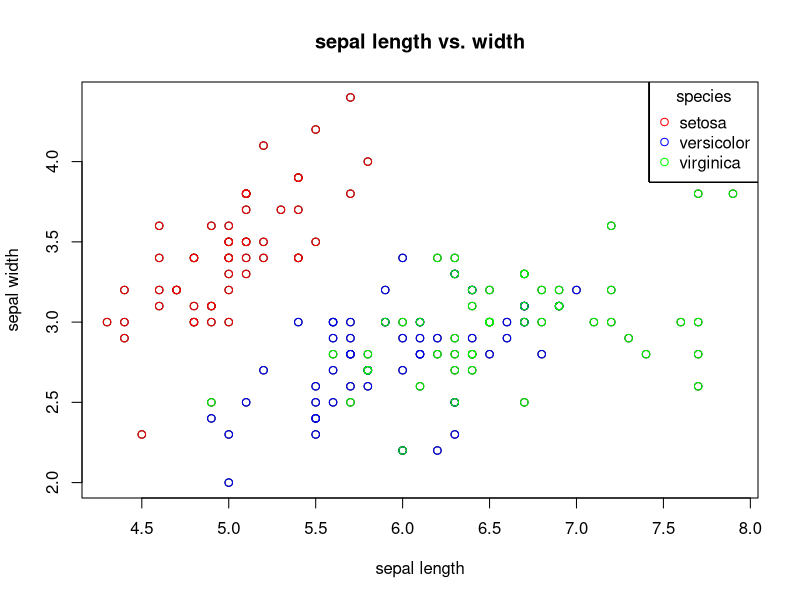

Reproduce this figure in R.
#===============================================================================
# ◯。°。°。°。°。°。°。°。°。°。°。° LOOPS 。°。°。°。°。°。°。°。°。°。°。°◯
#===============================================================================


# Loops, quite simply, loop! When a loop is run in R (or even other programming
# languages!) a block of code is run again and again, often until a specified 
# condition is met. Each time the code within a loop is run, it is referred to as 
# an iteration.

# Loops are useful for quickly performing mundane tasks that would otherwise 
# require manual completion. 

# Different loops are useful for different scenarios. Using loops successfully 
# requires recognizing when to use different loops types. Throughout this
# assignment, we will cover three major types of loops in R: "For Loops", "While
# Loops" and "Repeat Loops". 

# For Loops: A for loop repeats a given task for defined number of times.

# While Loops: A while loop keeps repeating a block of code until a certain
# logical parameter is met. Example: While x is less than 3, perform action y.

# Repeat Loops: Similar to while loop but requires a break, or stop to prevent
# the loop from running forever. Example: Until 10 iterations, perform action y. 

#===============================================================================
# For Loops 
#===============================================================================

### Description:

# A For Loop applies a set of operations over a collection of objects (list, vector, matrix, or data frame)
# repeated a defined number of times. The number of iterations are known in advance. 

### Example:
# Create a vector of numbers 1 through 5, and
# then use a for loop to iterate through each number in the vector and print it to the console. 
# The loop variable i takes on the values 1, 2, 3, 4, and 5, and the print() function is called with each value of i.

# create a vector of numbers
numbers <- c(1, 2, 3, 4, 5)

# create a for loop that prints each number in the vector
for (i in numbers) {
  print(i)
}

# For loops can iterate over a sequence of numbers, in the following example,
# from 1 to 100 and calculates the sum of the numbers. 
# The loop variable i takes on the values 1, 2, 3, ..., 100, and the sum variable is updated on each iteration.

sum <- 0
for (i in 1:100) {
  sum <- sum + i
}
print(sum)


### TASK: 

# ✿¸.•´*¨`*•✿ Let's look at some flowers! ✿•*`¨*`•.¸✿

# 1) Load in the "iris" data set built into R. 
# Name the data frame "iris_loop"
data("iris")
iris_loop <- iris

# 2) Set up your For Loop with the parameters to
# use any integer from 1 through the number of columns
# within the data frame (ncol function may be of some assistance)
for (i in 1:ncol(iris_loop)) {}

# 3) Within curly brackets, set the following logical conditions under an "if" function:
#     
#     a) Make it so the function returns a "TRUE" statement if certain
# conditions which we will later establish are met (Grapple with the grepl() function)

#     b) Select the columns within the "iris_loop" data frame and all integers separated by a comma 
# (HINT: [,i] will be the best way to do this)
# pick width or length column

#     c) Subset another curly bracket pair within the if condition.
#  Inside this secondary curly bracket, set up a logical condition: 
#  1000+separated integers. Make sure this condition is saved back into the "iris_loop" data frame with a "<-"
for (i in 1:ncol(iris_loop)) {
  if(grepl("Width", colnames(iris_loop)[i])){
    iris_loop[ ,i] <- 1000+iris_loop[ ,i]
    }
}

# 4) Make sure to close out all curly brackets to complete the loop.

# Question: What happens if you change the "1000+" to "50+"?
## it adds 50 to the values in the width columns.

#===============================================================================
# While Loops
#===============================================================================


### Description :
# A while loop is a control flow statement that allows you to repeatedly execute a block of code as long as a certain condition is met.
# The condition is a logical expression that is evaluated before each iteration of the loop. If the condition is TRUE, 
# the code inside the loop is executed, and then the condition is evaluated again. This process continues until the condition becomes FALSE, 
# at which point the loop terminates and execution continues with the code following the loop.


###Next within Loops:
# Within loops, especially While Loops, if you wish to skip a current variable and go onto the next
# iteration, you can use the "next" argument within the function. This can be helpful 
# in ignoring variables that would be messy, useless, and overall just unwanted (:,( poor variable)) 
# Consider the following example:
x<-20     # Here we set the length of our variable. 
while (x) {x <- x - 1 # We set our conditions in which x will be equal to x-1
if (x%%2 != 0) # A further condition is set in which x is divided by 2 if not equal to 0
  next # This tells the while loop to skip any numbers after our conditions set above
print(x)} # This prints x after it has gone through the loop

### QUESTION: Why do we have the argument !=0? What would occur if we changed it to !=1? 
# Go ahead and give it a try:
x<-20  
while (x) {x <- x - 1 
if (x%%2 != 1) 
  next 
print(x)}
## it printed all of the odd numbers up to 20 (obviously not including 20 since that's even)

### Example 1 of While Loops:

# Let's try an example with numbers!

x <- 1 # Stores 1 in the x variable.
while (x < 6) { # Start of the while loop. While x is less than 6, perform some action.
  print(x) #In this case, our action is printing x
  x = x+1 # Adds one to x each loop.
}

### Example 2 of While Loops:

# We can use this to label samples

# Let's build a sample data frame.
Samples_Without_ID <- c("Frog", "Cool Frog", "The Coolest Frog","Cute Frog", "Very Cute Frog", "Strong Frog", "Very Strong Frog")
Samples_Without_ID1 <- data.frame(samples = Samples_Without_ID)  #Stores as a data frame.

# Creates length 7 character vector. 
SampleID <- character(7)

x <- 0 # stores 0 into a variable called x.
while (x < 7) { # Creates a while loop that is valid while x is less than 7.
  x <- x + 1 # Adds 1 to the value of x for each iteration of the while loop.
  SampleID[x] <- paste("Sample#", x, sep = "") # Pastes together the character "Sample#" with the variable x.
  # This gives an outputs of "Sample1, Sample2, Sample3, etc.)
}

SampleID <- data.frame(SampleID) #Stores as a data frame.

View(SampleID) # Let's check it out!

# Great! Now we want to label our frogs in the Samples_Without_ID1 data frame.  

Samples_With_Label <- cbind(SampleID, Samples_Without_ID1)


### TASK:
# Create a while loop which pastes whole numbers from 1 to 10, but exclude printing 3 using the next function.
# output should look like this: 1, 2, 4, 5, 6, 7, 8, 9, 10
x <- 0
while (x<10){
  x <- x+1
  if(x==3)
    next
  print(x)
}

#===============================================================================
#Repeat Loops
#===============================================================================

###Description: 
# If we have a large multidimensional data frame and would like to repeat a block of code 
# over and over again across this data frame, it would be best to use a Repeat loop.
# A repeat loop will continuously execute a block of code and logical conditions over a data frame.
# If the logical conditions return "FALSE", the block of code will continue to be repeated 
# over the entire data frame. No output will be given for a "FALSE" return.
# If the logical conditions return "TRUE", an output will be given.
# However, unlike most other loops, even if a "TRUE" condition is met, the repeat loop will not 
# end, and continue to iterate over and over across the data frame.
# The only way for the Repeat loop to end is by giving it a BREAK condition.

### Question: Based on the description above and the description of While loops. 
# How do Repeat and While loops differ? When might it be best to use one rather than the other?
## While loops end when it a FALSE condition is met, Repeat loops just keep going. A repeat loop would be better for a dataset that you want to run the loop for entirely and you don't care about FALSE conditions. A while loop might be better if you know when you want it to stop and you can assign that to a FALSE condition.

### Breaks:
#The Break statement is a way to stop a loop from running before it has finished all its iterations. When the break statement is encountered within a repeat loop, the loop stops running immediately, and the program moves on to the next line of code after the loop. This can be useful if you want to stop a loop based on a certain condition, without having to wait for it to finish all its iterations.

### Example of Repeat Loops: 

# Basic example of Repeat Loop with a conditional break. 
# Without the break statement, repeat loops would continue indefinitely.
i <- 1
repeat {
  print(paste("Loop", i))
  if (i == 3) {
    break
  }
  i <- i + 1
}


# Example of using a repeat loop for 'data processing' and conditional break.
# In this example we will increase the salary of each individual in the dataset
# and store the processed data in a new dataset.

# First let's create a data frame with columns 'ID', 'Name', 'Age', 'Gender', and 'Salary'
my_data <- data.frame(
  ID = c(1, 2, 3, 4, 5),
  Name = c("John", "Alice", "Bob", "Eve", "Charlie"),
  Age = c(25, 32, 28, 40, 36),
  Gender = c("M", "F", "M", "F", "M"),
  Salary = c(50000, 60000, 55000, 70000, 65000)
)

# Create a counter to keep track of iterations
i <- 1
# Create a blank dataframe. This allows us to reset the dataframe everytime the loop is ran.
processed_data <- data.frame()

# Repeat loop for processing each row of the dataset
repeat {
  row <- my_data[i, ] # Get the row at the current iteration
  processed_row <- list(  # Perform some data processing on the row
    ID = row$ID,
    Name = paste("Processed:", row$Name),
    Age = row$Age,
    Gender = ifelse(row$Gender == "M", "Male", "Female"),
    Salary = row$Salary * 1.1 # Add a 10% salary increase
  )
  processed_data <- rbind(processed_data, processed_row) # Append the processed row to the processed_data  data frame
  i <- i + 1 # Increase the counter
  if (i > nrow(my_data) || processed_row$Salary > 100000) { 
    break  # Exit the loop when all rows have been processed or when the salary exceeds 100,000 (arbitrary)
  }}

### TASK:

# Let's try it on your own!

# Create a repeat loop that does the following: 
#1) Stores 1 in the variable y.
#2) prints y for iteration of the loop. 
#3) Increase y by .7 each iteration. 
#4) Set a break to terminate the loop when y is greater than 14
#5) Print "Y is big now!" when Y is greater than 14. 
y <- 1
repeat{
  print(y)
  if(y>14)
    print("Y is big now!")
  if(y>14){
    break}
  y=y*1.7
}


#===============================================================================
#Final: Nested Loops within For Loops
#===============================================================================


# Description of nested loops
# Earlier in the course, we used nested ifelse functions. A nested ifelse function is just
#an ifelse function INSIDE another ifelse function. The same goes for nested loops!

#In a nested loop, we have a loop INSIDE another loop! 

#Nested loops are often used for multideminsion data and allow for more precise
#control of your data. 


### Example of Nested loops:
# While any kind of loop can be nested within other loops, it will be easiest to look at the same two loops nested within each other. Nested loops allow us to look at multidimensional information. 
# A visualization of a real life nested loop would be an analogue clock.
# In this analogy, our outer loop of the clock would be the short hand, which tells the hour..
# Nested within this outer loop is the inner loop, the long hand of the clock, which tells the minute.
# Here's how we would accomplish this in R:


for (s in 1:12){  # Here we set up our outer loop as "s" to represent our short hand, so this will contain any variable between 1-12 since most analogue clocks use standard time.
  for (l in 01:59) # Now we add in a nested, inner logical condition, which creates a second value "l" for the long hand. This hand will represent our minutes
  {print(paste("The short hand is",s,"And the long hand", l))} # Now we want to print our variables, but paste them together when printed
} # Close the loops




### TASK:

# ✿¸.•´*¨`*•✿ More Flowers!✿•*`¨*`•.¸✿

# Now that we know how nested loops work, lets use our knowledge to create a graph that utilizes this new skill.
#We are going to create a scatterplot using the iris dataset, of sepal length vs. sepal width, with each point colored according to its species (setosa in red, versicolor in blue, and virginica in green). The nested loops are going to be used to loop over each species in the dataset, and then over each observation within that species to plot the points with the appropriate color.

#1. Load the iris dataset using the command data(iris).
#2. Create an empty scatterplot with the plot() function. Set the x-axis to Sepal.Length, y-axis to Sepal.Width, and add labels and a title.
#3. Create a loop to iterate over each unique species in the iris dataset using the for() function.
#4. Within the loop, subset the iris dataset to only include the current species using the subset() function.
#5. Assign a color to t  he current species using an if statement and a variable to hold the color.
#6. Create another loop to iterate over each observation within the current species using the for() function.
#7. Within the nested loop, extract the current observation's sepal length and width using the $ operator.
#8. Use the points() function to plot the current observation as a point on the scatterplot, using the assigned color.
#9. After the nested loop, use the legend() function to create a legend for the plot. Set the position to "topright", the legend argument to the unique species in the dataset, the col argument to a vector of colors matching the species, the pch argument to 1 to use solid point markers, and the title argument to "Species".
#10. Run the code and check that the resulting scatterplot has a legend.

data(iris)

plot(x=iris$Sepal.Length, y=iris$Sepal.Width,
     xlab="sepal length",
     ylab="sepal width",
     main="sepal length vs. width")

for(species in unique(iris$Species)){
  species_current <- subset(iris, Species == species)
  for(i in 1:nrow(species_current)) {
    x <- species_current$Sepal.Length[i]
    y <- species_current$Sepal.Width[i]
    if(species == "setosa") {
      col <- "red"
    } else if(species == "versicolor") {
      col <- "blue"
    } else {
      col <- "green"
    }
    points(x, y, col = col)
    legend("topright", 
           legend = unique(iris$Species),
           col = c("red", "blue", "green"),
           pch = 1,
           title = "species")
  }}
